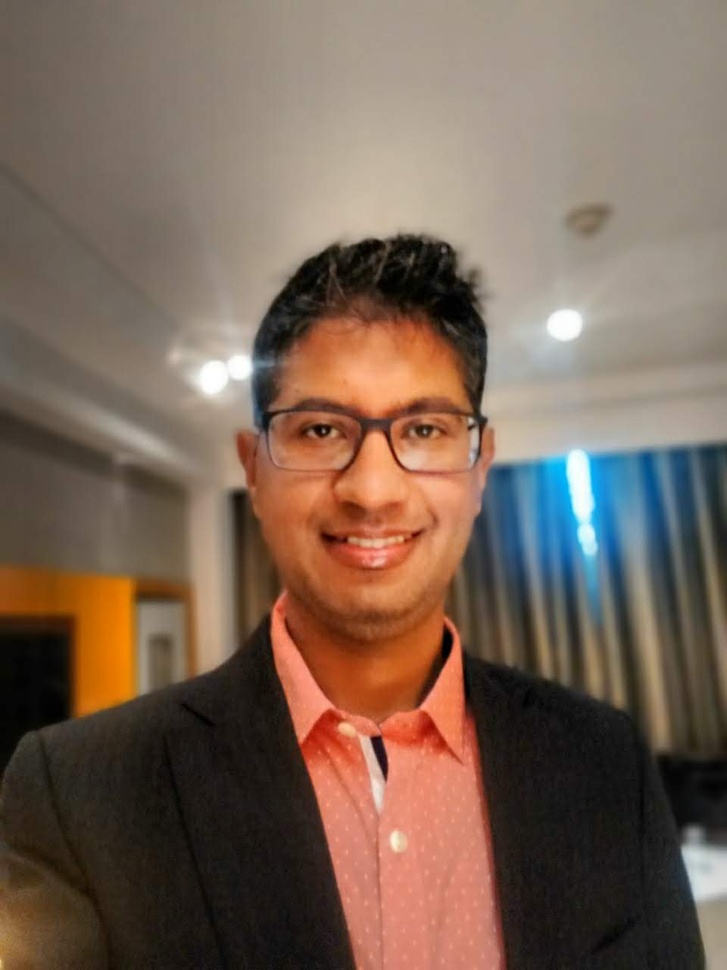
#> input picture input.jpg, 727 x 970 px, shrunk from 960 x 1280 before the run
$ python color_pop.py
#> lines starting #> are read from the running program, lines starting #| are printed output that depends on the picture
import cv2
import numpy as np

def color_pop(img_path, strength=100):
    # Load the image
#> called with img_path = 'input.jpg', strength = 100
    img = cv2.imread(img_path)
#> img is the input picture: shape (970, 727, 3); mean B, G, R 86.3, 100.3, 121.6

    # Convert to grayscale
    gray = cv2.cvtColor(img, cv2.COLOR_BGR2GRAY)
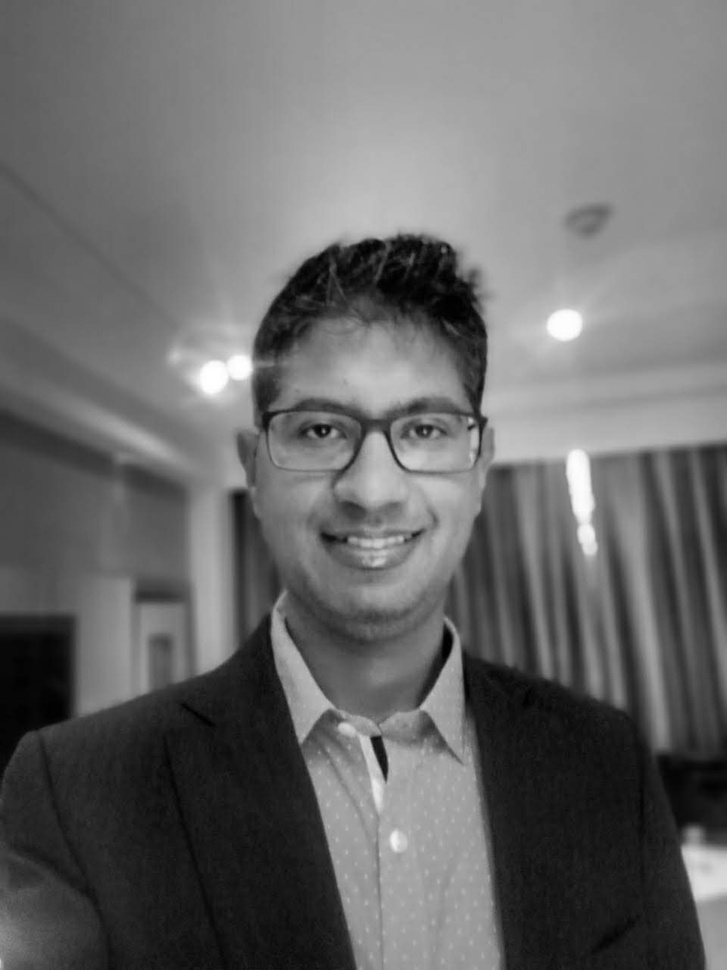
#> gray: shape (970, 727); min 0, max 255, mean 105.1

    # Invert grayscale image
    gray = 255 - gray
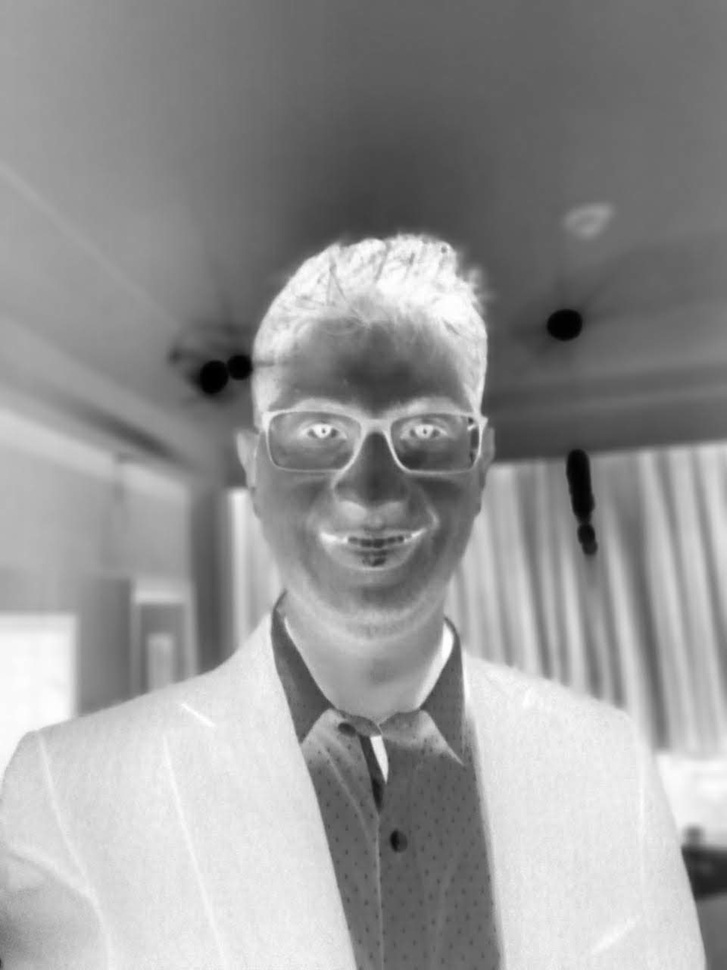
#> gray: shape (970, 727); min 0, max 255, mean 149.9

    # Normalize the grayscale image
    gray = gray.astype("float32") / 255

    # Apply a contrast filter
    gray = cv2.pow(gray, strength / 100)

    # Convert the grayscale image back to 8-bit
    gray = np.uint8(gray * 255)

    # Blur the grayscale image
    gray = cv2.GaussianBlur(gray, (21, 21), 0)

    # Blend the original image and the grayscale image
    output = img.astype("float32") * gray[..., None] / 255
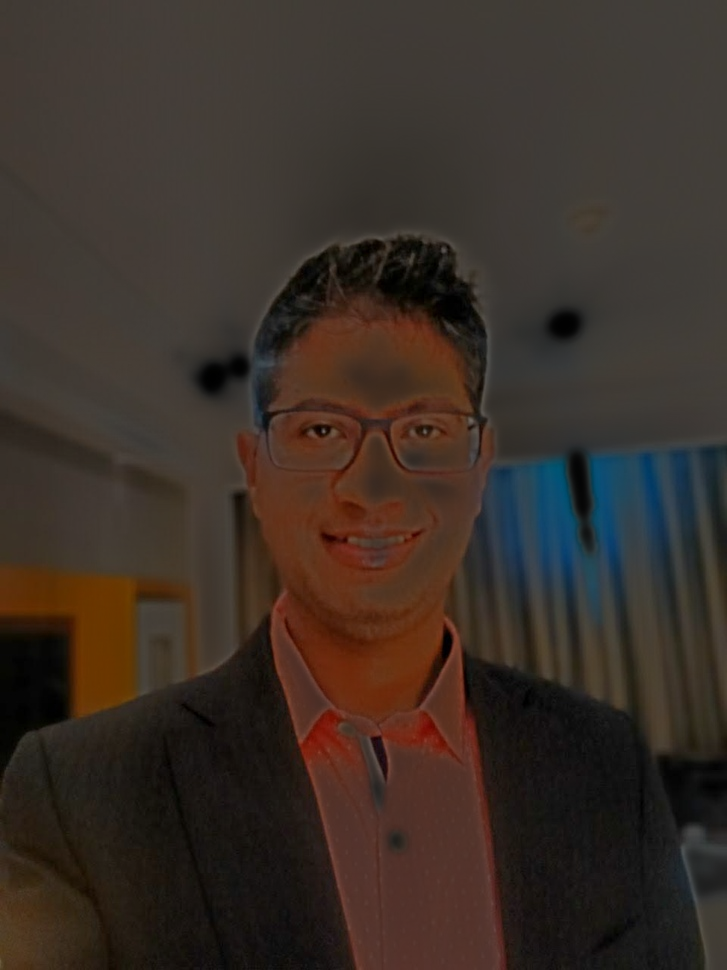
#> output: shape (970, 727, 3) float32; mean B, G, R 40.7, 47.9, 58.8
    output = np.uint8(output)

    return output

img = color_pop("input.jpg")
cv2.imwrite("output_pop.jpg", img)
